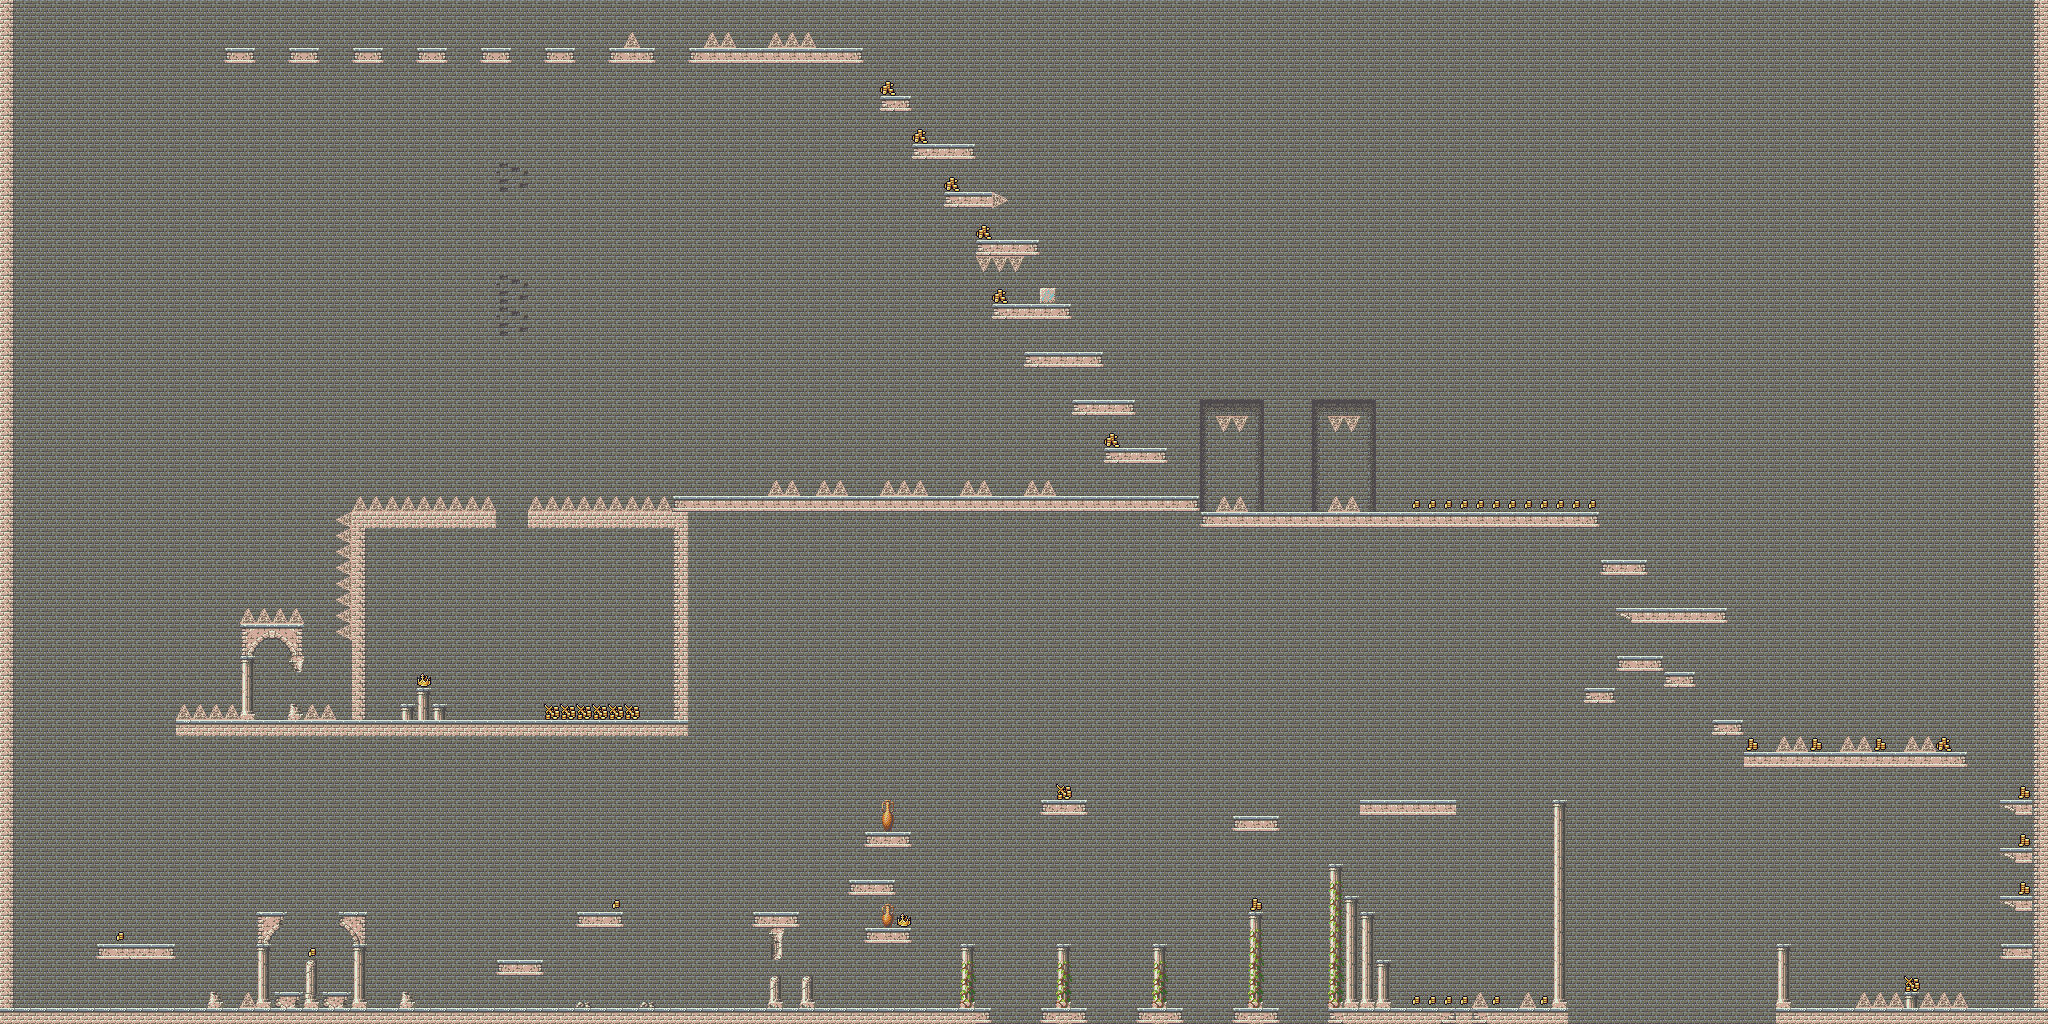

This is a level from a 2D game, rendered from its Tiled map with the project's own tilesets. A one-line summary and the map file follow, with tile-layer data summarised:
An orthogonal 128x64 tile map with 16x16 px tiles, 2 tile layers (Background, Tile Layer 1) and 216 objects.

<map version="1.2" tiledversion="1.2.5" orientation="orthogonal" renderorder="right-down" width="128" height="64" tilewidth="16" tileheight="16" infinite="0" nextlayerid="15" nextobjectid="296">
 <tileset firstgid="1" source="tileset.tsx" />
 <layer id="10" name="Background" width="128" height="64">
  <data>[8192 cells, 8192 non-empty, 5 distinct tile ids]</data>
 </layer>
 <layer id="11" name="Tile Layer 1" width="128" height="64">
  <data>[8192 cells, 769 non-empty, 55 distinct tile ids]</data>
 </layer>
 <objectgroup id="3" name="Terrain">
  <object id="2" x="0" y="1008" width="990.33" height="16" />
  <object id="3" x="1040" y="1008" width="48" height="16" />
  <object id="4" x="1136" y="1008" width="48" height="16" />
  <object id="5" x="1232" y="1008" width="48" height="16" />
  <object id="6" x="1248" y="912" width="16" height="96" />
  <object id="7" x="1152" y="944" width="16" height="64" />
  <object id="8" x="1056" y="944" width="16" height="64" />
  <object id="9" x="960" y="944" width="16" height="64" />
  <object id="10" x="864" y="928" width="48" height="16" />
  <object id="11" x="848" y="880" width="48" height="16" />
  <object id="12" x="864" y="832" width="48" height="16" />
  <object id="13" x="752" y="912" width="48" height="16" />
  <object id="15" x="768" y="976" width="16" height="32" />
  <object id="16" x="768" y="928" width="16" height="32" />
  <object id="17" x="800" y="976" width="16" height="32" />
  <object id="18" x="640" y="992" width="16" height="16" />
  <object id="19" x="576" y="992" width="16" height="16" />
  <object id="20" x="496" y="960" width="48" height="16" />
  <object id="21" x="576" y="912" width="48" height="16" />
  <object id="22" x="96" y="944" width="80" height="16" />
  <object id="23" x="208" y="992" width="16" height="16" />
  <object id="24" x="256" y="944" width="16" height="64" />
  <object id="28" x="256" y="912" width="16.3333" height="16" />
  <object id="29" x="256" y="928" width="16" height="16" />
  <object id="30" x="336" y="912" width="32" height="16" />
  <object id="31" x="352" y="928" width="16" height="16" />
  <object id="32" x="304" y="960" width="16" height="48" />
  <object id="33" x="320" y="992" width="32" height="16" />
  <object id="34" x="272" y="992" width="32" height="16" />
  <object id="35" x="352" y="944" width="16" height="64" />
  <object id="36" x="400" y="992" width="16" height="16" />
  <object id="42" x="1040" y="800" width="48" height="16" />
  <object id="43" x="1232" y="816" width="48" height="16" />
  <object id="44" x="1328" y="864" width="16" height="144" />
  <object id="47" x="1344" y="896" width="16" height="112" />
  <object id="48" x="1360" y="912" width="16" height="96" />
  <object id="49" x="1376" y="960" width="16" height="48" />
  <object id="50" x="1328" y="1008" width="240" height="16" />
  <object id="51" x="1552" y="800" width="16" height="208" />
  <object id="55" x="1776" y="944" width="16" height="64" />
  <object id="56" x="1776" y="1008" width="272" height="16" />
  <object id="57" x="1360" y="800" width="96" height="16" />
  <object id="71" x="0" y="0" width="16" height="1008" />
  <object id="74" x="2032" y="0" width="16" height="1008" />
  <object id="78" x="1744.23" y="752" width="223.773" height="16" />
  <object id="79" x="2000" y="800" width="32" />
  <object id="83" x="2000" y="944" width="32" height="16" />
  <object id="109" x="1904" y="992" width="16" height="16" />
  <object id="180" x="688" y="48" width="176" height="16" />
  <object id="181" x="608" y="48" width="32" height="16" />
  <object id="183" x="640" y="48" width="16" height="16" />
  <object id="184" x="544" y="48" width="32" height="16" />
  <object id="185" x="352" y="48" width="32" height="16" />
  <object id="186" x="288" y="48" width="32" height="16" />
  <object id="187" x="224" y="48" width="32" height="16" />
  <object id="188" x="880" y="96" width="32" height="16" />
  <object id="189" x="912" y="144" width="64" height="16" />
  <object id="190" x="944" y="192" width="48" height="16" />
  <object id="191" x="976" y="240" width="64" height="16" />
  <object id="192" x="992" y="304" width="80" height="16" />
  <object id="193" x="1024" y="352" width="80" height="16" />
  <object id="194" x="1072" y="400" width="64" height="16" />
  <object id="195" x="1104" y="448" width="64" height="16" />
  <object id="196" x="688" y="496" width="512" height="16" />
  <object id="197" x="672" y="496" width="16" height="240" />
  <object id="198" x="352" y="720" width="320" height="16" />
  <object id="200" x="352" y="512" width="144" height="16" />
  <object id="201" x="528" y="512" width="144" height="16" />
  <object id="202" x="352" y="528" width="16" height="127.636" />
  <object id="203" x="1200" y="512" width="400" height="16" />
  <object id="204" x="1600" y="560" width="48" height="16" />
  <object id="205" x="1631.33" y="608" width="94.6667" height="16" />
  <object id="206" x="1616" y="656" width="48" height="16" />
  <object id="210" x="1664" y="672" width="32" height="16" />
  <object id="212" x="1712" y="720" width="32" height="16" />
  <object id="233" x="2016" y="896" width="16" height="16" />
  <object id="235" x="2016" y="912">
   <polygon points="0,0 -16,-16 0,-16" />
  </object>
  <object id="236" x="2016" y="864">
   <polygon points="0,0 -16,-16 0,-16" />
  </object>
  <object id="237" x="2016" y="816">
   <polygon points="0,0 -16,-16 0,-16 0,0" />
  </object>
  <object id="238" x="2016" y="800" width="16" height="16" />
  <object id="239" x="2016" y="848" width="16" height="16" />
  <object id="241" x="1632" y="624">
   <polygon points="0,0 -15.3125,-16 0,-16" />
  </object>
  <object id="242" x="480" y="48" width="32" height="16" />
  <object id="243" x="416" y="48" width="32" height="16" />
  <object id="276" x="288" y="912">
   <polygon points="0,0 -16,0 -16,16" />
  </object>
  <object id="279" x="352" y="654" width="16" height="66" />
  <object id="280" x="208" y="720" width="144" height="16" />
  <object id="281" x="176" y="720" width="32" height="16" />
  <object id="282" x="240" y="656" width="16" height="64" />
  <object id="283" x="240" y="624" width="16" height="32" />
  <object id="284" x="256" y="624" width="32" height="16" />
  <object id="285" x="288" y="624" width="16" height="48" />
  <object id="286" x="288" y="704" width="16" height="16" />
  <object id="287" x="432" y="704" width="16" height="16" />
  <object id="288" x="416" y="688" width="16" height="32" />
  <object id="289" x="400" y="704" width="16" height="16" />
  <object id="290" x="1040" y="288" width="16" height="16" />
  <object id="295" x="1584" y="688" width="32" height="16" />
 </objectgroup>
 <objectgroup id="4" name="powerups">
  <object id="38" x="880" y="896" width="16" height="32" />
  <object id="39" x="880" y="800" width="16" height="32" />
  <object id="58" x="896" y="912" width="16" height="16" />
 </objectgroup>
 <objectgroup id="7" name="gold1">
  <object id="68" x="112" y="928" width="16" height="16" />
  <object id="75" x="304" y="944" width="16" height="16" />
  <object id="76" x="608" y="896" width="16" height="16" />
  <object id="84" x="1408" y="992" width="16" height="16" />
  <object id="85" x="1424" y="992" width="16" height="16" />
  <object id="86" x="1440" y="992" width="16" height="16" />
  <object id="87" x="1456" y="992" width="16" height="16" />
  <object id="89" x="1488" y="992" width="16" height="16" />
  </objectgroup>
 <objectgroup id="8" name="gold2">
  <!-- 94 objects omitted --></objectgroup>
 <objectgroup id="9" name="gold3">
  <!-- 87 objects omitted --></objectgroup>
 <objectgroup id="12" name="gold4">
  <!-- 79 objects omitted --></objectgroup>
 <objectgroup id="13" name="Spikes">
  <!-- 72 objects omitted --></objectgroup>
 <objectgroup id="14" name="Victory">
  <!-- 1 objects omitted --></objectgroup>
</map>
<!-- 107 of 216 objects omitted -->